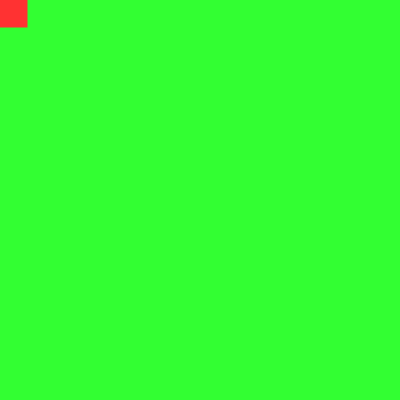
Frame 1 (no input)
Frame 60 (the mouse pressed at the canvas centre just before this capture): identical to frame 1, image omitted
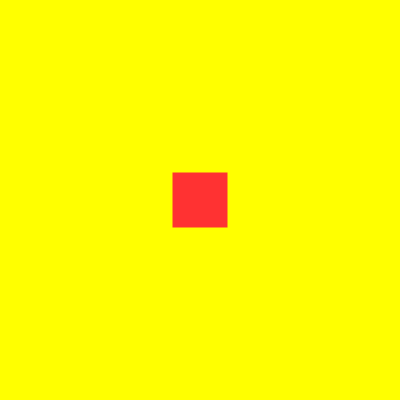
Frame 120 (the mouse held since frame 60 and released just before this capture)

The Processing sketch that drew these frames (run headless with seeded random() and noise(); from frame 60 on, the mouse is pressed at the canvas centre):

// Processing sketch: sketch_05_if_else
// ── sketch_05_if_else.pde
// 05 if / else

color red;
color blue;
color green;
color yellow;

void setup() {
  size(400, 400);
  
  red = color(255,50,50);
  blue = color(50,50,255);
  green = color(50,255,50);
  yellow = color(255,255,0);
  
  rectMode(CENTER);
  background(200);
}

void draw() {
  if (mouseX < width/2) {
    background(green);
  } else {
    background(yellow);
  }
  
  fill(red);
  noStroke();
  rect(mouseX, mouseY, 55, 55);
}
